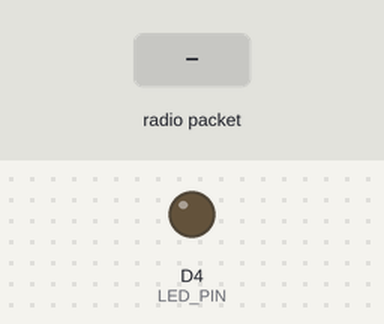
The sketch below on a simulated ESP8266 (NodeMCU). On the bench: output pins drawn as LEDs (lit = HIGH). The inputs (shaded band) are chosen by the test bench. No radio packets arrive unless stated; what the sketch prints to the serial monitor is not drawn.

Above: at 0.0 s.
At 2.2 s:
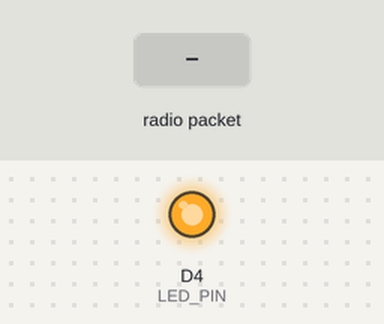
2.3 s: radio packet "1" arrives
At 3.2 s:
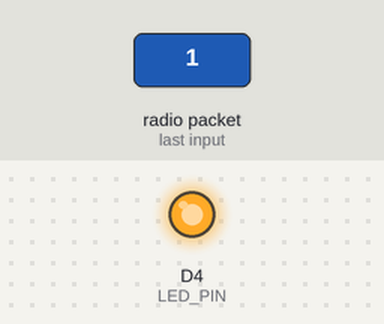
Timing chart, 0 to 5.3 s (numbered marks = the images above; inputs shaded):
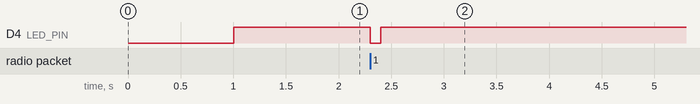

The sketch:

esp_receiver_test.ino
```cpp
/*
 * =================================================================================
 * MINIMAL LORA RF RECEIVER TEST SKETCH (ESP8266 / ESP32 + SX1278)
 * Use this to verify hardware reception from the Arduino Nano Sender.
 * =================================================================================
 */

#if defined(ESP8266)
  #include <ESP8266WiFi.h>
  #define LORA_SS   15 // D8 (GPIO15)
  #define LORA_RST  0  // D3 (GPIO0)
  #define LORA_DIO0 4  // D2 (GPIO4)
  #define LED_PIN   2  // D4 (GPIO2 Built-in LED)
#elif defined(ESP32)
  #include <WiFi.h>
  #define LORA_SS   5
  #define LORA_RST  14
  #define LORA_DIO0 2
  #define LED_PIN   2
#else
  #error "Unsupported platform! Use ESP8266 or ESP32."
#endif

#include <SPI.h>
#include <LoRa.h>

// ---- Frequency Setting (MUST match Sender: 433E6, 868E6, or 915E6) ----
#define LORA_FREQ 433E6

uint32_t rxCounter = 0;

void setup() {
  Serial.begin(115200);
  delay(1000);
  Serial.println("\n==========================================");
  Serial.println("  FLAPMAIN MINIMAL LORA RECEIVER TEST (ESP)");
  Serial.println("==========================================");

  // Disable Wi-Fi radio during minimal RF test to eliminate RF interference
  WiFi.mode(WIFI_OFF);

  pinMode(LED_PIN, OUTPUT);
  digitalWrite(LED_PIN, HIGH); // OFF (Active LOW LED)

  LoRa.setPins(LORA_SS, LORA_RST, LORA_DIO0);
  LoRa.setSPIFrequency(4000000); // 4MHz SPI Clock

  Serial.print("[Receiver] Initializing SX1278 on ");
  Serial.print(LORA_FREQ / 1E6);
  Serial.println(" MHz...");

  if (!LoRa.begin(LORA_FREQ)) {
    Serial.println("ERROR: SX1278 initialization FAILED!");
    Serial.println("Check ESP Wiring: VCC=3.3V, GND=GND, SCK=D5, MISO=D6, MOSI=D7, CS=D8, RST=D3");
    while (true) {
      digitalWrite(LED_PIN, !digitalRead(LED_PIN));
      delay(200);
    }
  }

  // Set matching radio configuration
  LoRa.setSpreadingFactor(10);
  LoRa.setSignalBandwidth(125E3);
  LoRa.setCodingRate4(5);
  LoRa.setTxPower(14);
  LoRa.setSyncWord(0x12);
  LoRa.enableCrc();

  LoRa.receive();
  Serial.println("[Receiver READY] Listening for incoming packets...\n");
}

void loop() {
  int packetSize = LoRa.parsePacket();
  if (packetSize > 0) {
    rxCounter++;

    // Read payload string
    String incomingStr = "";
    while (LoRa.available()) {
      incomingStr += (char)LoRa.read();
    }

    int rssi = LoRa.packetRssi();
    float snr = LoRa.packetSnr();

    // Flash LED on receive
    digitalWrite(LED_PIN, LOW);
    delay(100);
    digitalWrite(LED_PIN, HIGH);

    Serial.println("\n==========================================");
    Serial.printf("📥 [RX RECEIVED #%u]\n", rxCounter);
    Serial.printf(" - Payload Data   : \"%s\"\n", incomingStr.c_str());
    Serial.printf(" - Packet Size    : %d bytes\n", packetSize);
    Serial.printf(" - Signal RSSI    : %d dBm\n", rssi);
    Serial.printf(" - Signal SNR     : %.1f dB\n", snr);
    Serial.println("==========================================");
  }

  delay(20);
}
```

Measured:
- after the input at 2.3 s, D4 (LED_PIN): HIGH → LOW at once, → HIGH 0.10 s later
